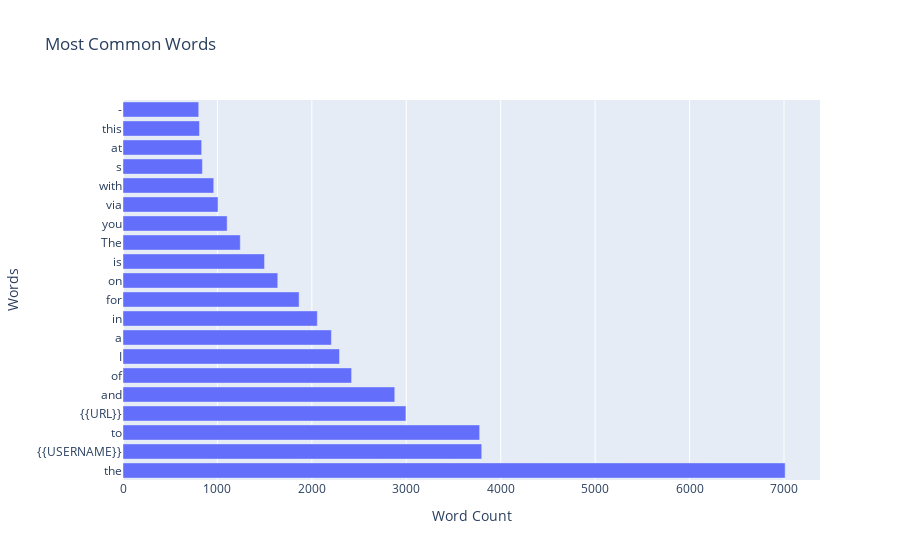

This figure's notebook cell:
### Code cell
# Most frequent words
all_words = ' '.join([text for text in df['text']])
word_freq = Counter(all_words.split())
common_words = word_freq.most_common(20)

# Bar plot for the most frequent words
words, counts = zip(*common_words)
fig_common_words = go.Figure(go.Bar(x=counts, y=words, orientation='h'))
fig_common_words.update_layout(title='Most Common Words', xaxis_title='Word Count', yaxis_title='Words')
fig_common_words.show()

### Figure 1 — Plotly figure (JSON) as saved in the notebook; plotly's stock layout.template omitted (floating-point values rounded to 4 significant figures)
{"data": [{"orientation": "h", "type": "bar", "x": [7012, 3799, 3777, 2996, 2878, 2421, 2293, 2207, 2058, 1865, 1639, 1499, 1242, 1103, 1006, 961, 841, 833, 810, 802], "y": ["the", "{{USERNAME}}", "to", "{{URL}}", "and", "of", "I", "a", "in", "for", "on", "is", "The", "you", "via", "with", "s", "at", "this", "-"]}], "layout": {"title": {"text": "Most Common Words"}, "xaxis": {"title": {"text": "Word Count"}}, "yaxis": {"title": {"text": "Words"}}}}
